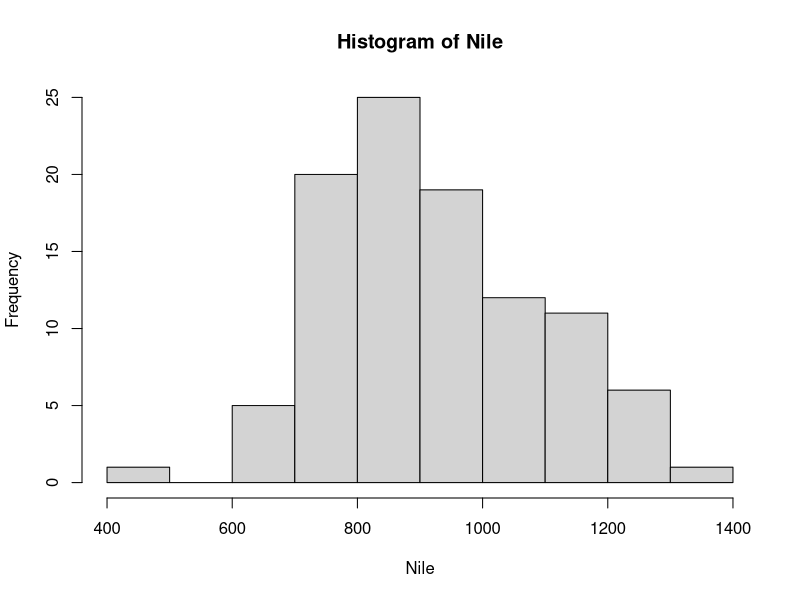
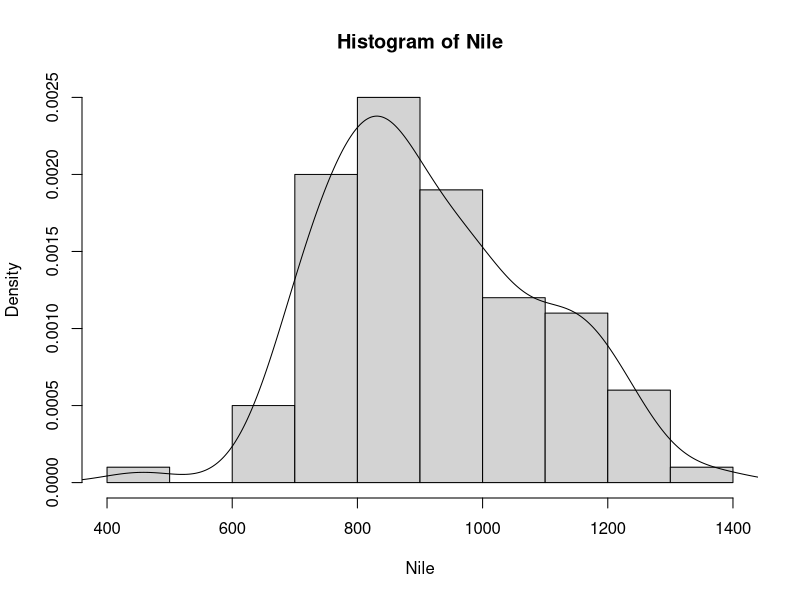
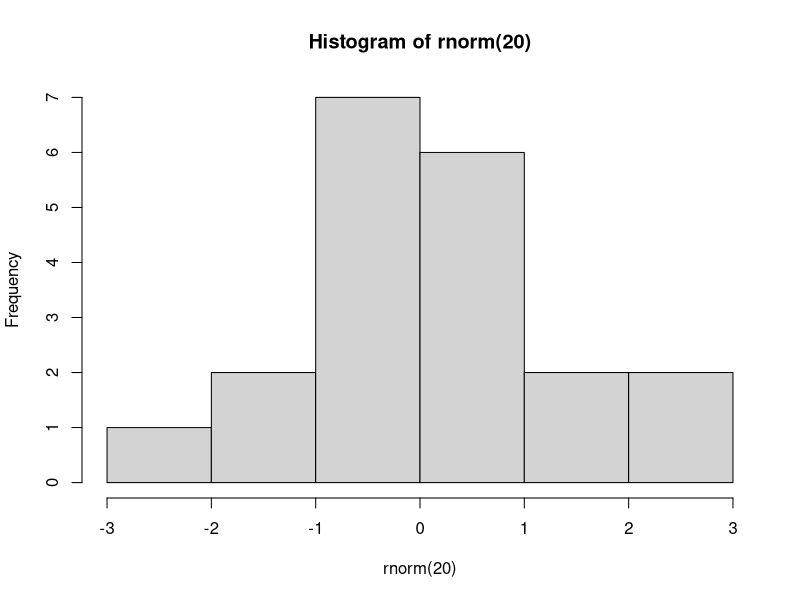

Write the R code that produced these figures, in order. (Note: this script raises an error after producing the figures.)
# chap01_Basic : 주석 

##############################
#  Chaper01. R 설치와 개요 
##############################

# 주요 단축키 
# script 실행 : Ctrl+Enter, Ctrl+R
# 저장: Ctrl+S

## 3. 패키지와 Session 보기 

# R 패키지 보기
dim(available.packages()) # 14272
available.packages()

# R 세션보기 
sessionInfo()

# 패키지 사용법
install.packages("stringr") # 패키지 설치 
library("stringr") # 메모리로딩:""생략 가능.
search() # 패키지 메모리 로딩 확인.

# 패키지 제거
remove.packages("stringr")

# 데이터 셋 보기 
data()

# 기본 데이터 셋으로 히스토그램 그리기 
# 단계1:빈도수(frequency)를 기준으로 히스토그램 그리기 
hist(Nile)

# 단계2:밀도(density)를 기준으로 히스토그램 그리기
hist(Nile, freq = F)
# 단계3:단계2의 결과에 분포곡선(line)을 추가.
lines(density(Nile))

# 히스토그램을 파일에 저장하기.
par(mfrow=c(1,1)) # plots 영역에 1개 그래프 표시 
pdf("C:/workspaces/R/output/batch.pdf")
hist(rnorm(20)) # 난수에 대한 히스토그램 그리기 
dev.off()

## 4. 변수와 자료형 
age <- 25
age
age <- 35
age

# 변수.멤버 형태로 변수 선언 예
goods.model <- "lg-320"
goods.name <- "냉장고 "
goods.price <- 850000
goods.desc <- "동급 최고 품질/사양"

var1 <- 50
var2 <- 100

## scalar 변수 사용 예 
name <- "홍길동"
name

# 자료형 / 자료형 확인 
int <- 20  # 숫자형(정수)
is.numeric(int) # TRUE
is.integer(int) # FALSE
is.double(int) # TRUE

castingInt <- as.integer(int)
is.integer(castingInt)

is.character(int) # FALSE


double <- 3.14
string <- "홍길동"
boolean <- TRUE # 진리값:TRUE(T)/FALSE(F)
boolean

boolean <- 3.14
boolean

is.character(string) # TRUE
is.character(boolean) # FALSE
is.character("boolean") # TRUE

# 문자 원소를 숫자 원소로 형변환 
x <- c(1, 2, 3)
x # 1 2 3

result <- x * 3
result # 3 6 9

y <- c(1, 2, "3")
y # "1" "2" "3"

result <- y * 5 # Error in y * 5 : non-numeric argument to binary operator

result <- as.integer(y) * 5
result # 5 10 15

# 복소수형 자료 생성과 형변환 
z <- 5.3 - 3i
Re(z)
Im(z)
is.complex(z) # TRUE
as.complex(5.3) # 5.3+0i

# 스칼라 변수의 자료형
mode(int)     # "numeric"
mode(string)  # "character"
mode(boolean) # "logical"

# 문자 벡터와 그래프 생성 
gender <- c('man', 'woman', 'woman', 'man', 'man')
gender

mode(gender)  # "character"
class(gender) # "character"

plot(gender) # error

# as.factor() 함수 이용 범주(요인)형변환 
Ngender <- as.factor(gender)
Ngender
table(Ngender)

# factor형 변수로 차트 그리기 
plot(Ngender)
mode(Ngender)  # "numeric"
class(Ngender) # "factor"
is.factor(Ngender) # TRUE

# Factor Nominal 변수 
Ngender
#[1] man   woman woman man   man  
#Levels: man woman

# factor() 함수 이용 Factor형변환 
args(factor)
Ogender <- factor(gender, levels = c('woman', 'man'), ordered = TRUE)
Ogender

# 순서 없는 factor형과 순서있는 factor형 변수로 차트 그리기 
par(mfrow=c(1, 2))
plot(Ngender)
plot(Ogender)

# 도움말 보기 
i <- sum(1, 2, 3)
i

help(sum)
?sum

# 함수 파라메터 보기
args(sum)

# 함수 사용 예제 보기
example(sum)

# 작업 공간 지정 
getwd()
setwd("C:/workspaces/R/output")
